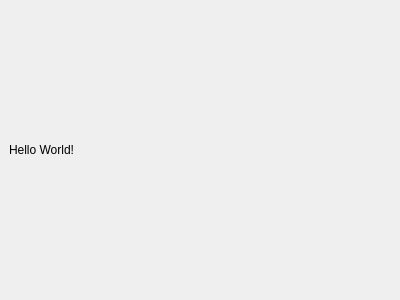
<?xml version="1.0" encoding="UTF-8"?>
<ui version="4.0">
 <class>MainWindow</class>
 <widget class="QMainWindow" name="MainWindow">
  <property name="windowTitle">
   <string>Simple GUI</string>
  </property>
  <property name="geometry">
   <rect>
    <x>0</x>
    <y>0</y>
    <width>400</width>
    <height>300</height>
   </rect>
  </property>
  <widget class="QWidget" name="centralWidget">
   <layout class="QVBoxLayout" name="verticalLayout">
    <item>
     <widget class="QLabel" name="label">
      <property name="text">
       <string>Hello World!</string>
      </property>
     </widget>
    </item>
   </layout>
  </widget>
 </widget>
</ui>
